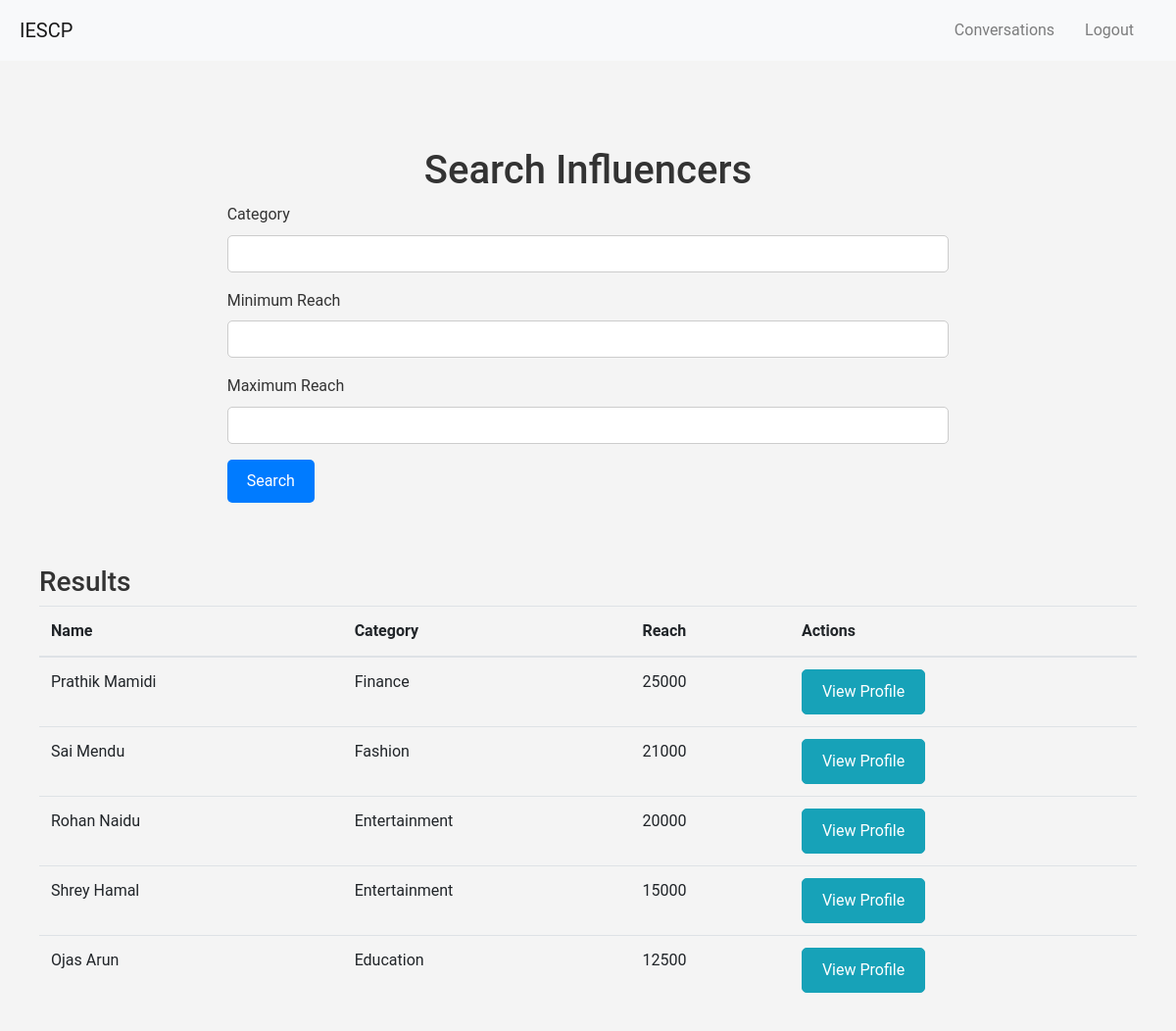
Page /search_influencers (signed in) on the committed database.
### app/models.py (models this page shows)
class Influencer(db.Model):
    id = db.Column(db.Integer, primary_key=True)
    user_id = db.Column(db.Integer, db.ForeignKey('user.id'), nullable=False)
    name = db.Column(db.String(150))
    category = db.Column(db.String(150))
    niche = db.Column(db.String(150))
    reach = db.Column(db.Integer)
    ad_requests = db.relationship('AdRequest', backref = 'influencer')
    instagram_handle = db.Column(db.String(150), nullable=True)
    profile_picture = db.Column(db.String(300), nullable=True)

### app/views.py (the view, shortened to what this page needs)
@main.route('/search_influencers', methods=['GET', 'POST'])
@login_required
def search_influencers():
    form = SearchInfluencerForm()
    influencers = Influencer.query.order_by(Influencer.reach.desc()).all()
    return render_template('search_influencers.html', form=form, influencers=influencers)

### app/forms.py
class SearchInfluencerForm(FlaskForm):
    category = StringField('Category', validators=[Optional()])
    min_reach = FloatField('Minimum Reach', validators=[Optional()])
    max_reach = FloatField('Maximum Reach', validators=[Optional()])
    submit = SubmitField('Search', validators=[Optional()])

### app/__init__.py (called while the page is built)
@login_manager.user_loader
def load_user(user_id):
    from .models import User
    return User.query.get(int(user_id))

### app/templates/search_influencers.html (shortened to what this page needs)
{% extends "base.html" %} {% block title %}Search Influencers{% endblock %} {%
block content %}
<div class="container mt-5">
    <h1 class="text-center">Search Influencers</h1>
    <div class="row justify-content-center">
        <div class="col-md-8">
            <form method="POST">
                <div class="form-group">
                    {{ form.category.label(class="form-control-label") }} {{
                    form.category(class="form-control") }}
                </div>
                <div class="form-group">
                    {{ form.min_reach.label(class="form-control-label") }} {{
                    form.min_reach(class="form-control") }}
                </div>
                <div class="form-group">
                    {{ form.max_reach.label(class="form-control-label") }} {{
                    form.max_reach(class="form-control") }}
                </div>
                <div class="form-group">
                    {{ form.submit(class="btn btn-primary") }}
                </div>
            </form>
        </div>
    </div>
    <h3 class="mt-5">Results</h3>
    <table class="table">
        <thead>
            <tr>
                <th>Name</th>
                <th>Category</th>
                <th>Reach</th>
                <th>Actions</th>
            </tr>
        </thead>
        <tbody>
            {% for influencer in influencers %}
            <tr>
                <td>{{ influencer.name }}</td>
                <td>{{ influencer.category }}</td>
                <td>{{ influencer.reach }}</td>
                <td>
                    <a
                        href="{{ url_for('main.view_influencer_profile', influencer_id=influencer.id) }}"
                        class="btn btn-info"
                        >View Profile</a
                    >
                </td>
            </tr>
            {% endfor %}
        </tbody>
    </table>
</div>
{% endblock %}

### app/templates/base.html (shortened to what this page needs)
<!doctype html>
<html lang="en">
    <head>
        <link
            rel="stylesheet"
            href="https://stackpath.bootstrapcdn.com/bootstrap/4.5.2/css/bootstrap.min.css"
        />
        <link
            rel="stylesheet"
            href="{{ url_for('static', filename='styles.css') }}"
        />
    </head>
    <body>
        <nav class="navbar navbar-expand-lg navbar-light bg-light">
            <a class="navbar-brand" href="{{ url_for('main.index') }}">IESCP</a>
            <div class="collapse navbar-collapse" id="navbarNav">
                <ul class="navbar-nav ml-auto">
                    {% if current_user.is_authenticated %}
                    <li class="nav-item">
                        {% if 'conversations' in request.endpoint or 'chat' in request.endpoint %}
                        <li class="nav-item">
                            <a class="nav-link" href="{{ url_for('main.sponsor_dashboard' if current_user.role == 'sponsor' else 'main.influencer_dashboard') }}">Dashboard</a>
                        </li>
                        {% else %}
                        <li class="nav-item">
                            <a class="nav-link" href="{{ url_for('main.conversations') }}">Conversations</a>
                        </li>
                        {% endif %}
                        <a class="nav-link" href="{{ url_for('main.logout') }}"
                            >Logout</a
                        >
                    </li>
                    {% endif %}
                </ul>
            </div>
        </nav>
        <div class="container">{% block content %}{% endblock %}</div>
    </body>
</html>

### app/static/styles.css (style rules this page uses)
* { margin: 0; padding: 0; box-sizing: border-box; }
body { font-family: "Roboto", sans-serif; background-color: #f4f4f4; color: #333; line-height: 1.6; }
.container { max-width: 1200px; margin: auto; padding: 20px; }
.navbar { background-color: #007bff; padding: 10px 20px; }
.navbar .nav-link { color: #fff; margin-right: 15px; }
.btn { padding: 10px 20px; border-radius: 5px; cursor: pointer; }
.btn-primary { background-color: #007bff; color: #fff; border: none; }
.form-control { padding: 10px; border: 1px solid #ccc; border-radius: 5px; width: 100%; margin-bottom: 15px; }

### rows in the picture
Influencer: name "Prathik Mamidi", category "Finance", reach "25000"
Influencer: name "Sai Mendu", category "Fashion", reach "21000"
Influencer: name "Rohan Naidu", category "Entertainment", reach "20000"
Influencer: name "Shrey Hamal", category "Entertainment", reach "15000"
Influencer: name "Ojas Arun", category "Education", reach "12500"
